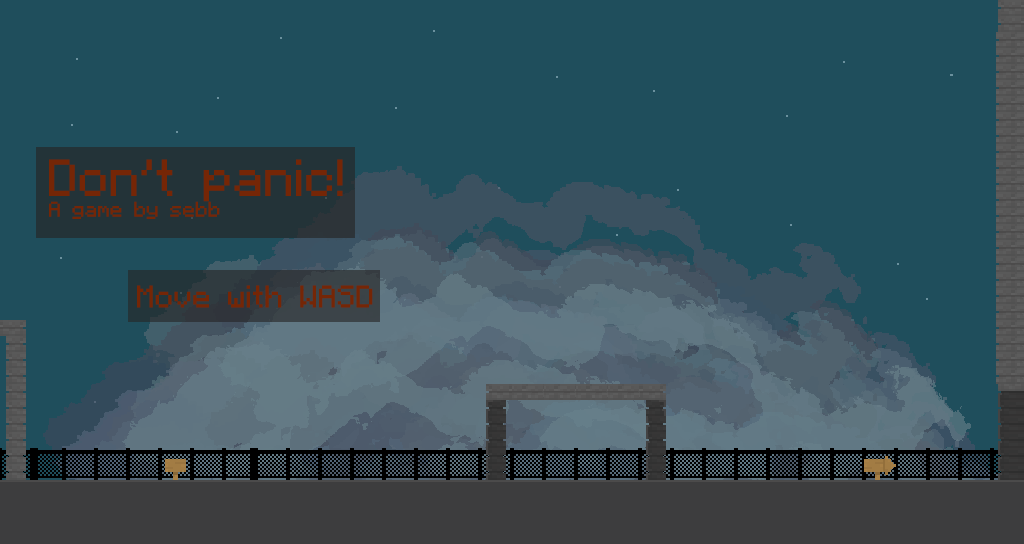

Below is a game level as drawn by its tile map, then a one-line description and the .tmx that defines it (tile-layer data replaced by summaries):
An orthogonal 32x17 tile map with 32x32 px tiles, 4 tile layers (bg, background, middleground, foreground), 1 hidden layer not drawn, 2 tilesets, 3 image layers and 5 objects (3x TextEntity, player, me.LevelEntity).

<map version="1.0" orientation="orthogonal" width="32" height="17" tilewidth="32" tileheight="32" backgroundcolor="#1f4e5c">
 <properties>
  <property name="light" value="4" />
 </properties>
 <tileset firstgid="1" name="tileset01" tilewidth="32" tileheight="32">
  <image source="tileset01.png" width="288" height="256" />
 </tileset>
 <tileset firstgid="73" name="metatiles32x32" tilewidth="32" tileheight="32">
  <image source="metatiles32x32.png" width="160" height="32" />
  <tile id="0">
   <properties>
    <property name="type" value="solid" />
   </properties>
  </tile>
  <tile id="1">
   <properties>
    <property name="type" value="platform" />
   </properties>
  </tile>
 </tileset>
 <imagelayer name="parallax_02" width="32" height="17">
  <image source="stars.png" />
  <properties>
   <property name="ratio" value="0.15" />
  </properties>
 </imagelayer>
 <imagelayer name="parralax_01" width="32" height="17">
  <image source="clouds.png" />
  <properties>
   <property name="ratio" value="1.5" />
  </properties>
 </imagelayer>
 <imagelayer name="info" width="32" height="17">
  <image source="info.png" />
  <properties>
   <property name="ratio" value="0.35" />
  </properties>
 </imagelayer>
 <layer name="bg" width="32" height="17">
  <data>[544 cells, 56 non-empty, 1 distinct tile ids]</data>
 </layer>
 <layer name="background" width="32" height="17">
  <data>[544 cells, 86 non-empty, 11 distinct tile ids]</data>
 </layer>
 <layer name="middleground" width="32" height="17">
  <data>[544 cells, 17 non-empty, 6 distinct tile ids]</data>
 </layer>
 <layer name="foreground" width="32" height="17">
  <data>[544 cells, 0 non-empty, 0 distinct tile ids]</data>
 </layer>
 <layer name="collision" width="32" height="17" visible="0">
  <data>[544 cells, 95 non-empty, 2 distinct tile ids]</data>
 </layer>
 <objectgroup name="objects" width="32" height="17">
  <object name="player" x="133" y="449" width="32" height="32">
   <properties>
    <property name="image" value="orange" />
   </properties>
  </object>
  <object name="TextEntity" x="160" y="450" width="32" height="32">
   <properties>
    <property name="once" value="false" />
    <property name="text" value="Sign: Welcome to the end!" />
   </properties>
  </object>
  <object name="TextEntity" x="863" y="452" width="32" height="32">
   <properties>
    <property name="once" value="false" />
    <property name="text" value="Sign: This way to doooom!" />
   </properties>
  </object>
  <object name="TextEntity" x="416" y="442" width="32" height="32">
   <properties>
    <property name="once" value="true" />
    <property name="text" value="wait.. that can't be right" />
   </properties>
  </object>
  <object name="me.LevelEntity" x="992" y="384" width="32" height="96">
   <properties>
    <property name="duration" value="250" />
    <property name="fade" value="#000000" />
    <property name="to" value="level02" />
   </properties>
  </object>
 </objectgroup>
</map>
